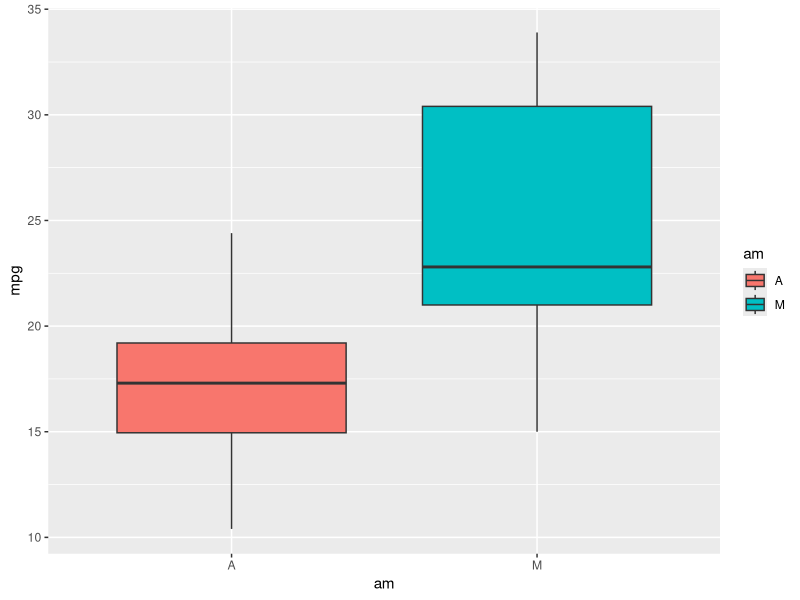
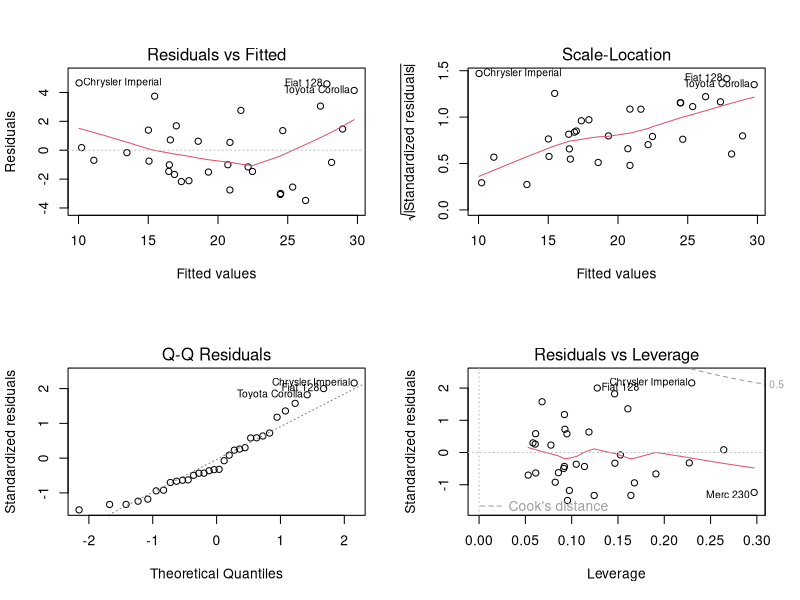

Generate these figures, in order, with R:
## ---- chunk 1
knitr::opts_chunk$set(echo = TRUE)
## ---- chunk 2
data("mtcars")
data <- mtcars
data$am <- as.factor(data$am)
levels(data$am) <- c("A", "M") 

data$cyl <- as.factor(data$cyl)
data$gear <- as.factor(data$gear)
data$vs <- as.factor(data$vs)
levels(data$vs) <- c("V", "S")

## ---- chunk 3
str(data)
head(data, n = 5)

## ---- chunk 4
library(ggplot2)
g <- ggplot(data, aes(am, mpg))
g <- g + geom_boxplot(aes(fill = am))
print(g)

## ---- chunk 5
correlation <- cor(mtcars$mpg, mtcars)
correlation <- correlation[,order(-abs(correlation[1, ]))]
correlation

variables <- names(correlation)[1: which(names(correlation) == "am")]
variables
    
## ---- chunk 6
first <- lm(mpg ~ am, data)
summary(first)

## ---- chunk 7
last <- lm(mpg ~ ., data)
summary(last)

## ---- chunk 8
best <- step(last, direction = "both", trace = FALSE)
summary(best)

## ---- chunk 9
layout(matrix(c(1,2,3,4),2,2))
plot(best)

